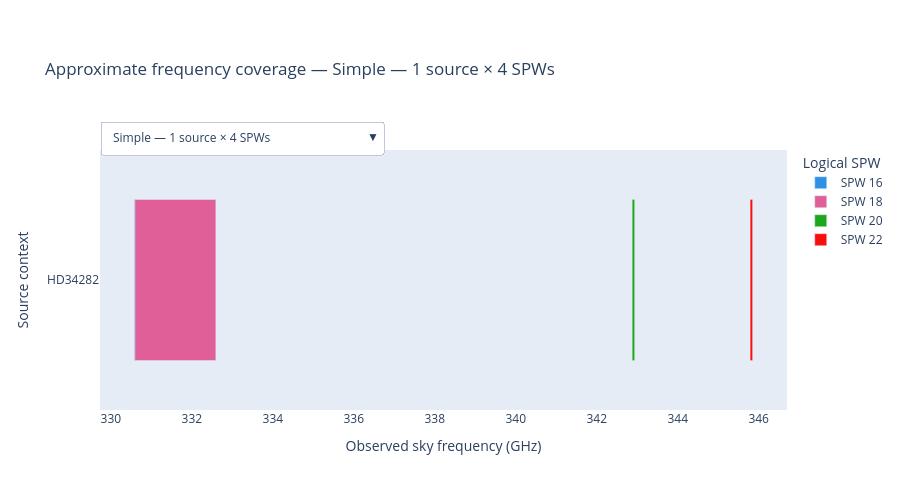

Here is the notebook cell this chart was saved with:
### Code cell
coverage_figure_options = []


for case_name, member_uid in (
    representative_members.items()
):
    coverage_figure = (
        build_frequency_coverage_figure(
            member_uid
        )
    )

    coverage_figure_options.append(
        (
            case_name,
            coverage_figure,
        )
    )


standalone_coverage_figure = (
    combine_plotly_figures_with_dropdown(
        coverage_figure_options
    )
)


standalone_coverage_figure.show(
    config={
        "responsive": True,
        "displaylogo": False,
        "scrollZoom": True,
    }
)
